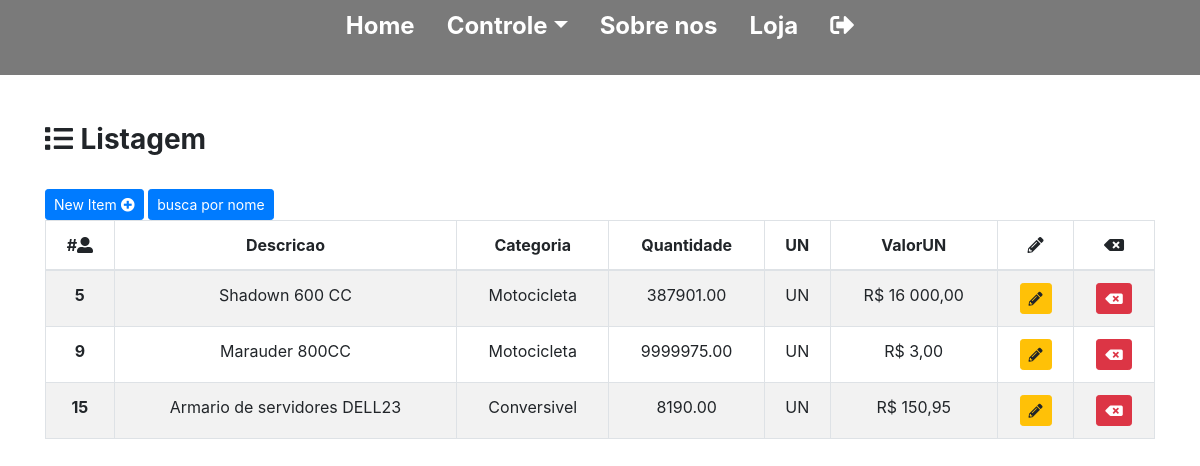
The page /php/view/frm-lista-produtos.php (signed in) on the database its author committed.
### tables this page shows
CREATE TABLE `produtos` (
  `id` int(11) NOT NULL,
  `descricao` varchar(100) NOT NULL,
  `quantidade` float(10,2) NOT NULL,
  `unidade` char(2) NOT NULL,
  `valorUN` float(10,2) NOT NULL,
  `categoria` char(12) NOT NULL,
  `img` varchar(100) NOT NULL
);

### php/model/banco-produtos.php (called while the page is built, shortened)
<?php
function selectOrderByID($pdo){
    $sql = 'select * from produtos order by id';
    $stmt = $pdo->query($sql);
    $res = $stmt->fetchAll(PDO::FETCH_OBJ);
    return $res;
}

### php/view/frm-lista-produtos.php (the view, shortened to what this page needs)
<?php
include_once('header.php');
include_once("../model/banco-produtos.php");
$pdo = Banco::conectar();
$produtos = selectOrderByID($pdo);
?>
<div class="container ">
    <br><br>
    <h3><span><i class="fas fa-list"></i></span> <b> Listagem </b></h3>
    <br>
    <button type="button" class="btn btn-primary btn-sm" data-toggle="modal" data-target="#modalNew"> New Item <i class="fas fa-plus-circle"></i></button>
    <button type="button" class="btn btn-primary btn-sm" id="bscNome" name="bscNome" onclick="javascript: location.href = 'frm-lista-produtos.php?nome'"> busca por nome</button>
    <table class="table table-striped table-bordered table-hover ">
        <thead>
            <th class="text-center">#<i class="fas fa-user-alt"></i></th>
            <th class="text-center">Descricao</th>
            <th class="text-center">Categoria</th>
            <th class="text-center">Quantidade</th>
            <th class="text-center">UN</th>
            <th class="text-center">ValorUN</th>
            <th class="text-center"><i class="fas fa-pencil-alt"></i></th>
            <th class="text-center"><i class="fas fa-backspace"></i></th>
        </thead>
        <?php foreach ($produtos as $produto) :
            $total = number_format(($produto->valorUN * $produto->quantidade), 2, ',', ' ') ?>
            <tr class="lista-chamados">
                <th class="text-center"><?php echo $produto->id ?></th>
                <td class="text-center"><?php echo $produto->descricao ?></td>
                <td class="text-center"><?php echo $produto->categoria ?></td>
                <td class="text-center"><?php echo $produto->quantidade ?></td>
                <td class="text-center"><?php echo $produto->unidade ?></td>
                <td class="text-center">R$ <?php echo number_format($produto->valorUN, 2, ',', ' ') ?></td>
                <td class="text-center">
                    <button type="button" class="btn-lista btn btn-warning btn-sm" data-toggle="modal" data-target="#exampleModal<?= $produto->id ?>">
                        <i class="fas fa-pencil-alt"></i>
                    </button>
                </td>
                <td class=text-center>
                    <button type="button" class="btn-lista btn btn-danger btn-sm" data-toggle="modal" data-target="#modalRem<?= $produto->id ?>"><i class="fas fa-backspace"></i></button>
                </td>
            </tr>
        <?php endforeach; ?>
    </table>
    </div>
    <?php include_once('footer.php') ?>

### rows shown on the page
produtos: id "5", descricao "Shadown 600 CC", categoria "Motocicleta", quantidade "387901.00", unidade "UN", valorUN "16 000,00"
produtos: id "9", descricao "Marauder 800CC", categoria "Motocicleta", quantidade "9999975.00", unidade "UN", valorUN "3,00"
produtos: id "15", descricao "Armario de servidores DELL23", categoria "Conversivel", quantidade "8190.00", unidade "UN", valorUN "150,95"
